Frame 1 (no input): blank canvas, image omitted
Frame 60 (no input): blank canvas, image omitted
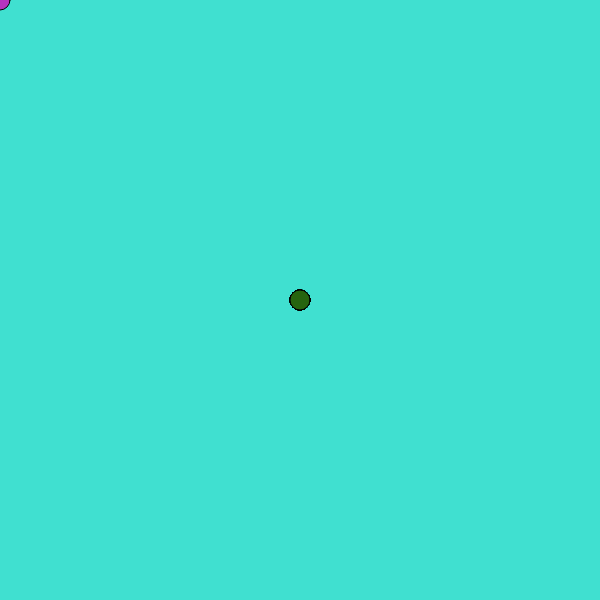
Frame 120 (the mouse pressed at the canvas centre since frame 60)

The p5.js sketch whose frames 1 and 60 were blank and that drew this single picture after the mouse press (run headless with seeded random() and noise() and a simulated clock; from frame 60 on, the mouse is pressed at the canvas centre):

// p5.js sketch
// ── sketch.js
let posicaoXbolinha
let posicaoYbolinha
let diametro=20
let cor

function setup() {
  createCanvas(600, 600);
   background(64,224,208);
  cor=color(random(0,255),random(0,255),random(0,255))
  
}

function draw() {
  fill(cor)
  circle(posicaoXbolinha,posicaoYbolinha,20)
  posicaoXbolinha=mouseX
  posicaoYbolinha=mouseY
  if(mouseIsPressed){
    cor=color(random(0,255),random(0,255),random(0,255))
    
  }
}
function mousePressed(){
  background(64,224,208)

}
// ── style.css
html, body {
    margin: 0;
    padding: 0;
  }
  canvas {
    display: block;
  }

  div {
    color: red
  }
  
